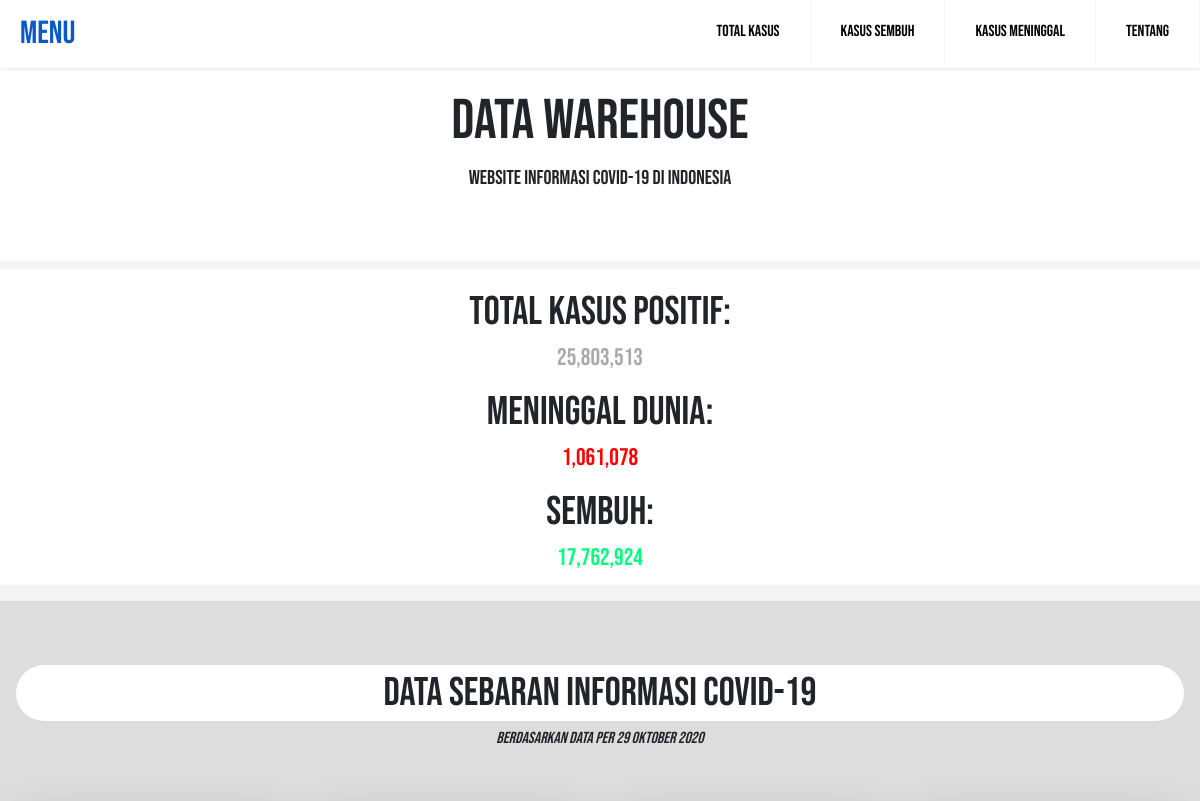
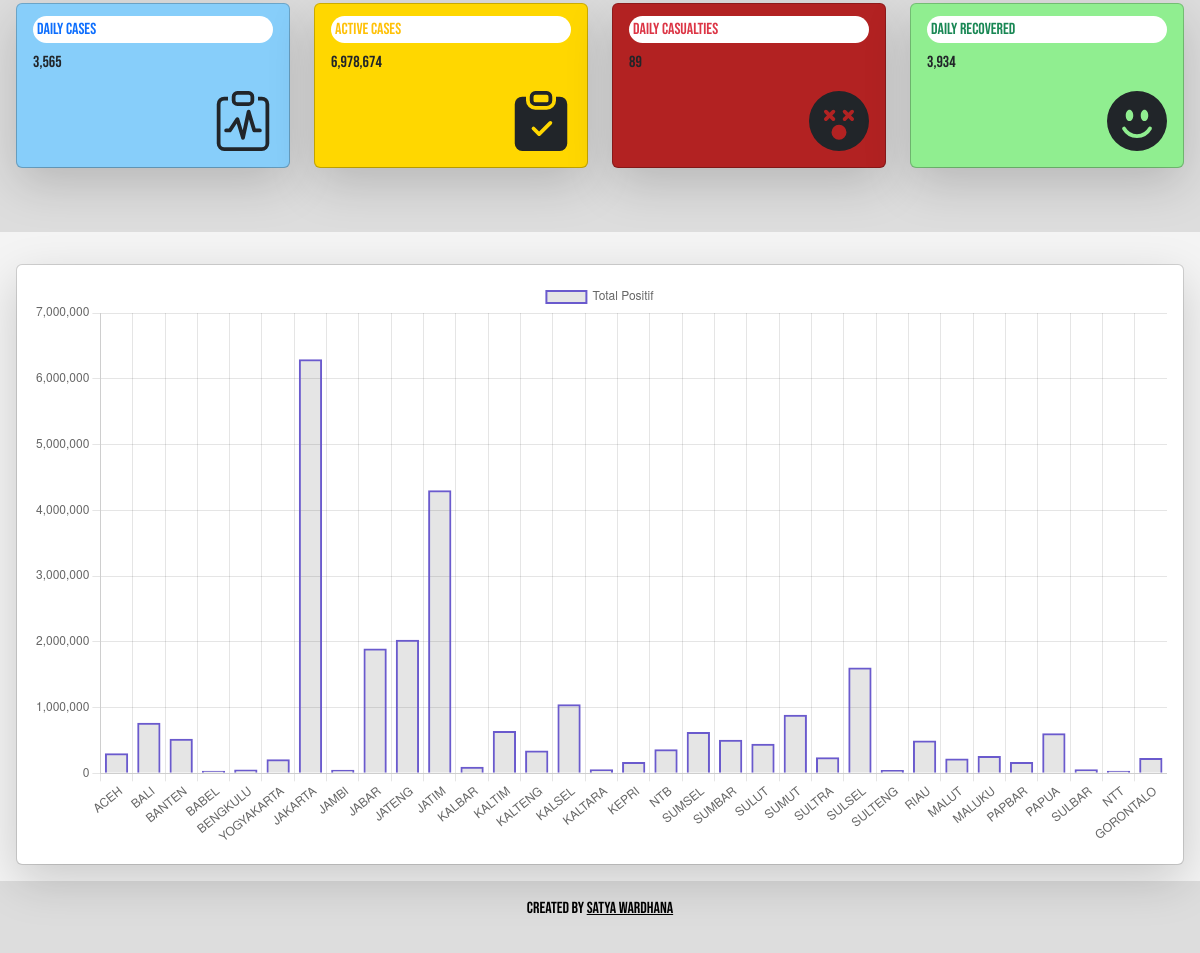
The page / on the database its author committed (2 pictures, top to bottom).
### tables this page shows
CREATE TABLE `total` (
  `Jumlah_Total_Positif_Kasus` varchar(300) DEFAULT NULL,
  `Jumlah_Kasus_Harian` varchar(300) DEFAULT NULL,
  `Jumlah_Kasus_Aktif` varchar(300) DEFAULT NULL,
  `Jumlah_Kasus_Sembuh` varchar(300) DEFAULT NULL,
  `Jumlah_Sembuh_Harian` varchar(300) DEFAULT NULL,
  `Jumlah_Kematian` varchar(300) DEFAULT NULL,
  `Jumlah_Kematian_Harian` varchar(300) DEFAULT NULL
);

### koneksi.php (called while the page is built, shortened)
<?php
$dbhost = 'localhost';
$dbroot = 'root';
$dbpass = 'root';
$dbname = 'covid2';
$db = new mysqli($dbhost, $dbroot, $dbpass, $dbname);
$jumlahTotal = $db->query("SELECT Jumlah_Total_Positif_Kasus FROM `total`");
$jml = $jumlahTotal->fetch_array();
$jumlahKematian = $db->query("SELECT Jumlah_Kematian FROM `total`");
$jml1 = $jumlahKematian->fetch_array();
$jumlahSembuh = $db->query("SELECT Jumlah_Kasus_Sembuh FROM `total`");
$jml2 = $jumlahSembuh->fetch_array();
$jumlahHarian = $db->query("SELECT Jumlah_Kasus_Harian FROM `total`");
$jml3 = $jumlahHarian->fetch_array();
$harianMeninggal = $db->query("SELECT Jumlah_Kematian_Harian FROM `total`");
$jml4 = $harianMeninggal->fetch_array();
$harianSembuh = $db->query("SELECT Jumlah_Sembuh_Harian FROM `total`");
$jml5 = $harianSembuh->fetch_array();
$kasusAktif = $db->query("SELECT Jumlah_Kasus_Aktif FROM `total`");
$jml6 = $kasusAktif->fetch_array();
$jumlah = mysqli_query($db, "SELECT SUM(Aceh)  AS total_jumlah FROM total_positif_case ");
$total = mysqli_fetch_array($jumlah);
$jumlah1 = mysqli_query($db, "SELECT SUM(Bali)  AS total_jumlah1 FROM total_positif_case ");
$total1 = mysqli_fetch_array($jumlah1);
$jumlah2 = mysqli_query($db, "SELECT SUM(Banten)  AS total_jumlah2 FROM total_positif_case ");
$total2 = mysqli_fetch_array($jumlah2);
$jumlah3 = mysqli_query($db, "SELECT SUM(Babel)  AS total_jumlah3 FROM total_positif_case ");
$total3 = mysqli_fetch_array($jumlah3);
$jumlah4 = mysqli_query($db, "SELECT SUM(Bengkulu)  AS total_jumlah4 FROM total_positif_case ");
$total4 = mysqli_fetch_array($jumlah4);
$jumlah5 = mysqli_query($db, "SELECT SUM(DIY)  AS total_jumlah5 FROM total_positif_case ");
$total5 = mysqli_fetch_array($jumlah5);
$jumlah6 = mysqli_query($db, "SELECT SUM(Jakarta)  AS total_jumlah6 FROM total_positif_case ");
$total6 = mysqli_fetch_array($jumlah6);
$jumlah7 = mysqli_query($db, "SELECT SUM(Jambi)  AS total_jumlah7 FROM total_positif_case ");
$total7 = mysqli_fetch_array($jumlah7);
$jumlah8 = mysqli_query($db, "SELECT SUM(Jabar)  AS total_jumlah8 FROM total_positif_case ");
$total8 = mysqli_fetch_array($jumlah8);
$jumlah9 = mysqli_query($db, "SELECT SUM(Jateng)  AS total_jumlah9 FROM total_positif_case ");
$total9 = mysqli_fetch_array($jumlah9);
$jumlah10 = mysqli_query($db, "SELECT SUM(Jatim)  AS total_jumlah10 FROM total_positif_case ");
$total10 = mysqli_fetch_array($jumlah10);
$jumlah11 = mysqli_query($db, "SELECT SUM(Kalbar)  AS total_jumlah11 FROM total_positif_case ");
$total11 = mysqli_fetch_array($jumlah11);
$jumlah12 = mysqli_query($db, "SELECT SUM(Kaltim)  AS total_jumlah12 FROM total_positif_case ");
$total12 = mysqli_fetch_array($jumlah12);
$jumlah13 = mysqli_query($db, "SELECT SUM(Kalteng)  AS total_jumlah13 FROM total_positif_case ");
$total13 = mysqli_fetch_array($jumlah13);
$jumlah14 = mysqli_query($db, "SELECT SUM(Kalsel)  AS total_jumlah14 FROM total_positif_case ");
$total14 = mysqli_fetch_array($jumlah14);
$jumlah15 = mysqli_query($db, "SELECT SUM(Kaltara)  AS total_jumlah15 FROM total_positif_case ");
$total15 = mysqli_fetch_array($jumlah15);
$jumlah16 = mysqli_query($db, "SELECT SUM(Kep_Riau)  AS total_jumlah16 FROM total_positif_case ");
$total16 = mysqli_fetch_array($jumlah16);
$jumlah17 = mysqli_query($db, "SELECT SUM(NTB)  AS total_jumlah17 FROM total_positif_case ");
$total17 = mysqli_fetch_array($jumlah17);
$jumlah18 = mysqli_query($db, "SELECT SUM(Sumsel)  AS total_jumlah18 FROM total_positif_case ");
$total18 = mysqli_fetch_array($jumlah18);
$jumlah19 = mysqli_query($db, "SELECT SUM(Sumbar)  AS total_jumlah19 FROM total_positif_case ");
$total19 = mysqli_fetch_array($jumlah19);
$jumlah20 = mysqli_query($db, "SELECT SUM(Sulut)  AS total_jumlah20 FROM total_positif_case ");
$total20 = mysqli_fetch_array($jumlah20);
$jumlah21 = mysqli_query($db, "SELECT SUM(Sumut)  AS total_jumlah21 FROM total_positif_case ");
$total21 = mysqli_fetch_array($jumlah21);
$jumlah22 = mysqli_query($db, "SELECT SUM(Sultra)  AS total_jumlah22 FROM total_positif_case ");
$total22 = mysqli_fetch_array($jumlah22);
$jumlah23 = mysqli_query($db, "SELECT SUM(Sulsel)  AS total_jumlah23 FROM total_positif_case ");
$total23 = mysqli_fetch_array($jumlah23);
$jumlah24 = mysqli_query($db, "SELECT SUM(Sulteng)  AS total_jumlah24 FROM total_positif_case ");
$total24 = mysqli_fetch_array($jumlah24);
$jumlah25 = mysqli_query($db, "SELECT SUM(Riau)  AS total_jumlah25 FROM total_positif_case ");
$total25 = mysqli_fetch_array($jumlah25);
$jumlah26 = mysqli_query($db, "SELECT SUM(Malut)  AS total_jumlah26 FROM total_positif_case ");
$total26 = mysqli_fetch_array($jumlah26);
$jumlah27 = mysqli_query($db, "SELECT SUM(Maluku)  AS total_jumlah27 FROM total_positif_case ");
$total27 = mysqli_fetch_array($jumlah27);
$jumlah28 = mysqli_query($db, "SELECT SUM(Papbar)  AS total_jumlah28 FROM total_positif_case ");
$total28 = mysqli_fetch_array($jumlah28);
$jumlah29 = mysqli_query($db, "SELECT SUM(Papua)  AS total_jumlah29 FROM total_positif_case ");
$total29 = mysqli_fetch_array($jumlah29);
$jumlah30 = mysqli_query($db, "SELECT SUM(Sulbar)  AS total_jumlah30 FROM total_positif_case ");
$total30 = mysqli_fetch_array($jumlah30);
$jumlah31 = mysqli_query($db, "SELECT SUM(NTT)  AS total_jumlah31 FROM total_positif_case ");
$total31 = mysqli_fetch_array($jumlah31);
$jumlah32 = mysqli_query($db, "SELECT SUM(Gorontalo)  AS total_jumlah32 FROM total_positif_case ");
$total32 = mysqli_fetch_array($jumlah32);

### index.php (the view, shortened to what this page needs)
<?php
include 'koneksi.php';
?>
<!DOCTYPE html>
<html lang="en">
<head>
    <link rel="stylesheet" type="text/css" href="assets/style.css">
    <link href="https://cdn.jsdelivr.net/npm/bootstrap@5.2.0-beta1/dist/css/bootstrap.min.css" rel="stylesheet"
>
    <link rel="stylesheet" href="https://cdn.datatables.net/1.12.1/css/jquery.dataTables.min.css">
</head>
<body>
    <header>
        <?php
        require 'navigation.php';
        ?>
    </header>
    <section class="p-3 mb-2 text-center bg-white">
        <div class="row mb-1 mt-4">
            <div class="jumbotron jumbotron-fluid">
                <div class="container mt-5 mb-5">
                    <div class="jumbotron text-center bg-transparent">
                        <h1 class="display-4">Data Warehouse</h1>
                        <p class="lead">Website Informasi Covid-19 Di Indonesia</p>
                    </div>
                </div>
            </div>
    </section>
    <section class="p-1 mb-3 text-center bg-white">
        <div id=" maincounter-wrap" style="margin-top:15px">
            <h1>Total Kasus Positif:</h1>
            <div class="maincounter-number">
                <span style="color:#aaa">
                    <h4><?= number_format($jml[0]); ?></h4>
                </span>
            </div>
        </div>
        <div id="maincounter-wrap" style="margin-top:15px">
            <h1>Meninggal Dunia:</h1>
            <div class="maincounter-number" style="color: red ;">
                <span>
                    <h4><?= number_format($jml1[0]); ?></h4>
                </span>
            </div>
        </div>
        <div id="maincounter-wrap" style="margin-top:15px;">
            <h1>Sembuh:</h1>
            <div class="maincounter-number" style="color:#00FF7F ">
                <span>
                    <h4><?= number_format($jml2[0]); ?></h4>
                </span>
            </div>
        </div>
    </section>
    <section class="p-3" style="background-color: #DDDDDD;">
        <div class="row mt-5">
            <div class="col-lg-12 text-center">
                <h1 class="text-dark bg-white rounded-pill p-1">Data Sebaran Informasi Covid-19</h1>
                <h6><i>Berdasarkan Data Per 29 Oktober 2020</i></h6>
            </div>
        </div>
        <div class="row mb-5 mt-5">
            <div class="col-md-3 d-flex justify-content-center">
                <div class="card" style="width: 18rem; background-color: #87CEFA;">
                    <div class=" shadow-lg p-3 card-body rounded">
                        <h6 class="card-subtitle mb-2 text-bold text-primary bg-white rounded-pill p-1">Daily Cases</h6>
                        <p class="card-text"><?= number_format($jml3[0]); ?></p>
                        <span class="d-flex justify-content-end">
                        </span>
                    </div>
                </div>
            </div>
            <div class="col-md-3 d-flex justify-content-center">
                <div class="card" style="width: 18rem; background-color: #FFD700;">
                    <div class=" shadow-lg p-3 card-body rounded">
                        <h6 class="card-subtitle mb-2 text-bold text-warning bg-white rounded-pill p-1">Active Cases
                        </h6>
                        <p class="card-text"><?= number_format($jml6[0]); ?></p>
                        <span class="d-flex justify-content-end">
                        </span>
                    </div>
                </div>
            </div>
            <div class="col-md-3 d-flex justify-content-center">
                <div class="card" style="width: 18rem;background-color: #B22222;">
                    <div class=" shadow-lg p-3 card-body rounded">
                        <h6 class="card-subtitle mb-2 text-bold text-danger bg-white rounded-pill p-1">Daily Casualties
                        </h6>
                        <p class="card-text"><?= number_format($jml4[0]); ?></p>
                        <span class="d-flex justify-content-end">
                        </span>
                    </div>
                </div>
            </div>
            <div class="col-md-3 d-flex justify-content-center">
                <div class="card" style="width: 18rem; background-color: #90EE90;">
                    <div class=" shadow-lg p-3 card-body rounded">
                        <h6 class="card-subtitle mb-2 text-bold text-success bg-white rounded-pill p-1">Daily Recovered
                        </h6>
                        <p class="card-text"><?= number_format($jml5[0]); ?></p>
                        <span class="d-flex justify-content-end">
                        </span>
                    </div>
                </div>
            </div>
        </div>
    </section>
    <section class="p-3 mt-3">
        <div class="row">
            <div class="col-lg-12">
                <div class="card">
                    <div class="shadow-lg p-3 card-body rounded">
                        <canvas id="myChart" style="width:100%;">
                        </canvas>
                    </div>
                </div>
            </div>
        </div>
    </section>
    <section class="p-12">
        <footer class="text-black text-center p-3" style="height: 50%; width: 100%; background-color:#DDDDDD; ">
            <p>Created by <a href="https://www.instagram.com/stywrdhn/" class="text-black ">Satya Wardhana</a>
            </p>
        </footer>
    </section>
    <script>
    var ctx = document.getElementById("myChart").getContext('2d');
    var myChart = new Chart(ctx, {
        type: 'bar',
        data: {
            labels: ["ACEH", "BALI", "BANTEN", "BABEL", "BENGKULU", "YOGYAKARTA", "JAKARTA", "JAMBI", "JABAR",
                "JATENG", "JATIM", "KALBAR", "KALTIM", "KALTENG", "KALSEL", "KALTARA", "KEPRI", "NTB",
                "SUMSEL", "SUMBAR", "SULUT", "SUMUT", "SULTRA", "SULSEL", "SULTENG", "RIAU", "MALUT",
                "MALUKU", "PAPBAR", "PAPUA", "SULBAR", "NTT", "GORONTALO"
            ],
            datasets: [{
                label: 'Total Positif',
                data: [
                    <?php echo $total['total_jumlah']; ?>,
                    <?php echo $total1['total_jumlah1']; ?>,
                    <?php echo $total2['total_jumlah2']; ?>,
                    <?php echo $total3['total_jumlah3']; ?>,
                    <?php echo $total4['total_jumlah4']; ?>,
                    <?php echo $total5['total_jumlah5']; ?>,
                    <?php echo $total6['total_jumlah6']; ?>,
                    <?php echo $total7['total_jumlah7']; ?>,
                    <?php echo $total8['total_jumlah8']; ?>,
                    <?php echo $total9['total_jumlah9']; ?>,
                    <?php echo $total10['total_jumlah10']; ?>,
                    <?php echo $total11['total_jumlah11']; ?>,
                    <?php echo $total12['total_jumlah12']; ?>,
                    <?php echo $total13['total_jumlah13']; ?>,
                    <?php echo $total14['total_jumlah14']; ?>,
                    <?php echo $total15['total_jumlah15']; ?>,
                    <?php echo $total16['total_jumlah16']; ?>,
                    <?php echo $total17['total_jumlah17']; ?>,
                    <?php echo $total18['total_jumlah18']; ?>,
                    <?php echo $total19['total_jumlah19']; ?>,
                    <?php echo $total20['total_jumlah20']; ?>,
                    <?php echo $total21['total_jumlah21']; ?>,
                    <?php echo $total22['total_jumlah22']; ?>,
                    <?php echo $total23['total_jumlah23']; ?>,
                    <?php echo $total24['total_jumlah24']; ?>,
                    <?php echo $total25['total_jumlah25']; ?>,
                    <?php echo $total26['total_jumlah26']; ?>,
                    <?php echo $total27['total_jumlah27']; ?>,
                    <?php echo $total28['total_jumlah28']; ?>,
                    <?php echo $total29['total_jumlah29']; ?>,
                    <?php echo $total30['total_jumlah30']; ?>,
                    <?php echo $total31['total_jumlah31']; ?>,
                    <?php echo $total32['total_jumlah32']; ?>
                ],
                borderColor: [
                    'rgba(106, 90, 205, 1)'
                ],
                borderWidth: 2
            }]
        },
        options: {
            scales: {
                yAxes: [{
                    ticks: {
                        beginAtZero: true
                    }
                }]
            }
        }
    });
    </script>
</body>
</html>

### navigation.php (shortened to what this page needs)
<header class="header">
    <a href="" class="logo">Menu</a>
    <ul class="menu">
        <li><a href="index.php">Total Kasus</a></li>
        <li><a href="kasusSembuh.php">Kasus Sembuh</a></li>
        <li><a href="kasusMeninggal.php">Kasus Meninggal</a></li>
        <li><a href="https://satyawardhana.github.io/">Tentang</a></li>
    </ul>
</header>

### assets/style.css (style rules this page uses)
body { margin: 0; font-family: Helvetica, sans-serif; background-color: #f4f4f4; }
a { color: #000; }
.header { background-color: #fff; box-shadow: 1px 1px 4px 0 rgba(0,0,0,.1); position: fixed; width: 100%; z-index: 3; }
.header ul { margin: 0; padding: 0; list-style: none; overflow: hidden; background-color: #fff; }
.header li a { display: block; padding: 20px 20px; border-right: 1px solid #f4f4f4; text-decoration: none; }
.header .logo { display: block; float: left; font-size: 2em; padding: 10px 20px; text-decoration: none; }
.header .menu { clear: both; max-height: 0; transition: max-height .2s ease-out; }
@media (min-width: 48em) { .header li { float: left; } }
@media (min-width: 48em) { .header li a { padding: 20px 30px; } }
@media (min-width: 48em) { .header .menu { clear: none; float: right; max-height: none; } }

### index.php (style rules this page uses)
body { margin: 0; font-family: 'Bebas Neue', cursive; background-color: #f4f4f4; }
a { color: #000; }
.header { background-color: #fff; box-shadow: 1px 1px 4px 0 rgba(0, 0, 0, .1); position: fixed; width: 100%; z-index: 3; }
.header ul { margin: 0; padding: 0; list-style: none; overflow: hidden; background-color: #fff; }
.header li a { display: block; padding: 20px 20px; border-right: 1px solid #f4f4f4; text-decoration: none; }
.header .logo { display: block; float: left; font-size: 2em; padding: 10px 20px; text-decoration: none; }
.header .menu { clear: both; max-height: 0; transition: max-height .2s ease-out; }
@media (min-width: 48em) { .header li { float: left; } }
@media (min-width: 48em) { .header li a { padding: 20px 30px; } }
@media (min-width: 48em) { .header .menu { clear: none; float: right; max-height: none; } }

### rows shown on the page
total: Jumlah_Total_Positif_Kasus "25,803,513", Jumlah_Kematian "1,061,078", Jumlah_Kasus_Sembuh "17,762,924", Jumlah_Kasus_Harian "3,565", Jumlah_Kasus_Aktif "6,978,674", Jumlah_Kematian_Harian "89", Jumlah_Sembuh_Harian "3,934"

### other values the page prints
chart data {{ $total['total_jumlah'] }} 304475
chart data {{ $total1['total_jumlah1'] }} 769217
chart data {{ $total2['total_jumlah2'] }} 524802
chart data {{ $total3['total_jumlah3'] }} 39884
